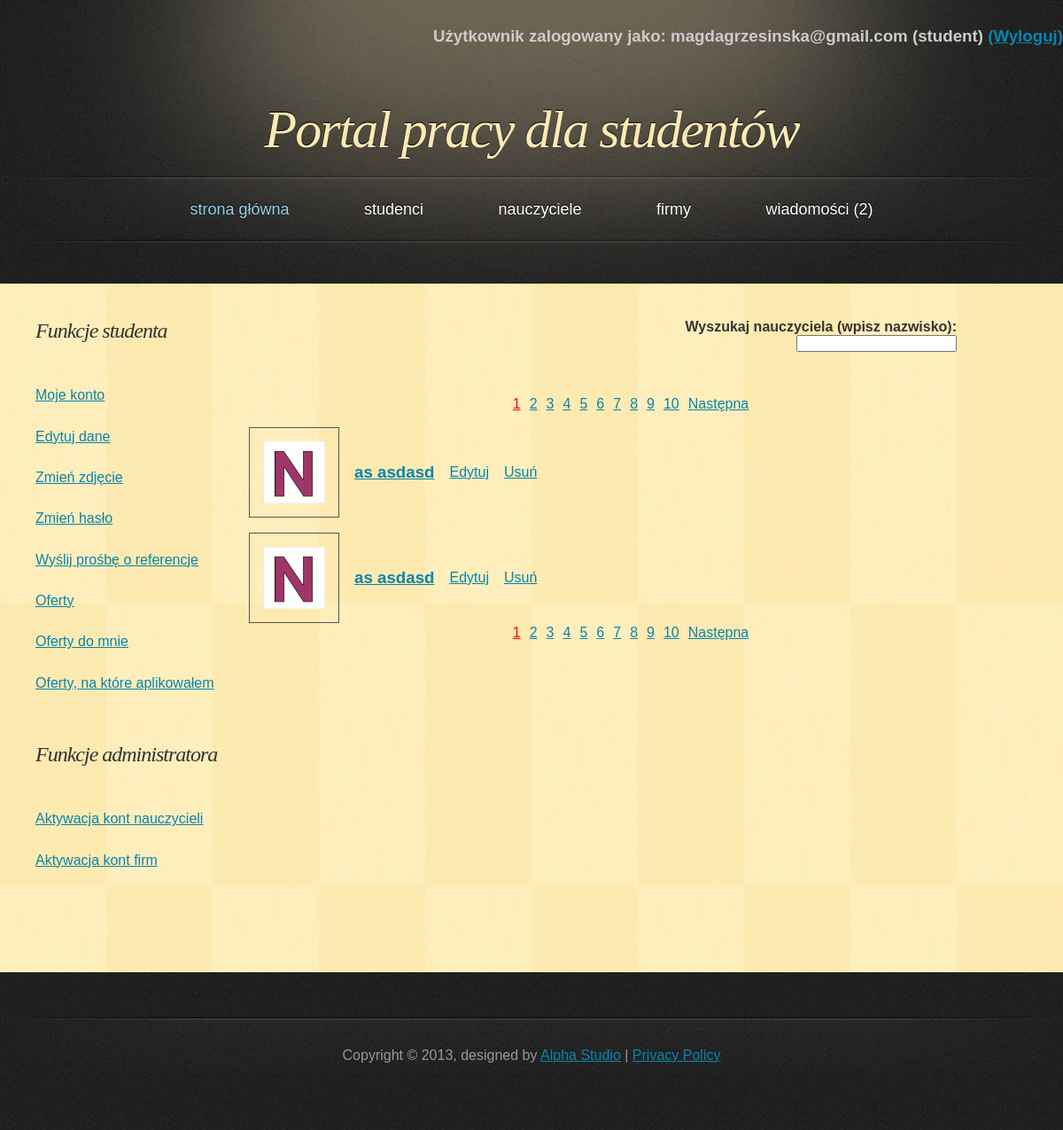
The page /PortalPracy/php/list_teacher.php (signed in) on the database its author committed.
### tables this page shows
CREATE TABLE IF NOT EXISTS `teacher` (
  `teacher_id` int(11) NOT NULL AUTO_INCREMENT,
  `name` varchar(45) NOT NULL,
  `last_name` varchar(45) NOT NULL,
  `academic_degree` varchar(45) NOT NULL,
  `telephone` int(11) NOT NULL,
  `e_mail` varchar(50) NOT NULL,
  `password` varchar(100) NOT NULL,
  `active` tinyint(1) NOT NULL,
  `account_creation_date` date NOT NULL,
  PRIMARY KEY (`teacher_id`)
);

### PortalPracy/php/classDatabase.php (called while the page is built, shortened)
<?php
class Database {
    private $db;
    function __construct() {
        $this->server = 'localhost';
        $this->user = 'root';
        $this->password = '';
        $this->basename = 'data_base';
        $this->db = new mysqli($this->server, $this->user, $this->password, $this->basename);
        if ($this->db->connect_error) {
            die('Blad polaczenia z baza danych (' . $this->db->connect_errno . ') ' . $this->db->connect_error);
        } else {
            $this->db->query("SET NAMES 'utf8'");
        }
    }
    function get_teacher_list($start, $onpage) {
        if ($result = $this->db->query("SELECT * FROM `teacher` ORDER BY `last_name` LIMIT $start, $onpage")) {
            return $result;
        }
    }
    function get_teacher_number() {
        if ($result = $this->db->query("SELECT * FROM `teacher`")) {
            $all = $result->num_rows;
        }
        return $all;
    }
}

### PortalPracy/php/list_teacher.php (the view, shortened to what this page needs)
<!DOCTYPE html>
<html>
    <head>
        <link href="../css/style.css" rel="stylesheet" type="text/css" />
    </head>
    <body>
        <div id="header">
            <?php
            include_once 'classPage.php';
            $page = new Page;
            $page->dologinfo();
            ?>
            <h1><a href="index.php">Portal pracy dla studentów</a></h1>
        </div>
        <?php
        $page->domenu();
        ?>
        <div id="main">
            <div id="content">
                <?php
                if (isset($_SESSION['name'])) {
                    ?>
                    <div class="search">
                        <h4>Wyszukaj nauczyciela (wpisz nazwisko):</h4>
                        <form>
                            <span class='tooltips'><input type="text" onkeyup="show_hint(this.value, 'hint_teacher.php?q=')">
                            </span>
                        </form>
                    </div>
                    <?php
                    include_once 'classDatabase.php';
                    $db = new Database();
                    $onpage = 2;
                    $all = $db->get_teacher_number();
                    $start = $page->dopaging($onpage, $all, "list_teacher.php?");
                    $result = $db->get_teacher_list($start, $onpage);
                    echo "<table><tbody>";
                    while ($obj = $result->fetch_object()) {
                        echo "<tr>";
                        echo "<td><a href='profile_teacher.php?id=" . $obj->teacher_id . "'><img src='../images/n_image.gif' class='mini_photo'/></a></td>";
                        echo "<td><a href='profile_teacher.php?id=" . $obj->teacher_id . "'><h3>" . $obj->name . " " . $obj->last_name . "</h3></a></td>";
                        if (isset($_SESSION['admin'])) {
                            echo "<td id='activate$obj->teacher_id'><a href='edytuj.php?id=" . $obj->teacher_id . "' class='edit'>Edytuj</a></td>";
                            echo "<td id='delete$obj->teacher_id'><a class='delete' onClick='confirm_delete($obj->teacher_id);'>Usuń</a></td>";
                        }
                        echo "</tr>";
                    }
                    echo "</tbody></table>";
                } else {
                    echo "<h3>Aby zobaczyć listę nauczycieli, musisz się <a href='login.php'>zalogować</a></h3>";
                }
                ?>
            </div>
            <div id="sidebar">
            </div>
            <div class="clearing">&nbsp;</div>
        </div>
    </body>
</html>

### PortalPracy/css/style.css (style rules this page uses)
* { margin: 0; padding: 0; }
body { font: 16px "Trebuchet MS", Arial, Helvetica, sans-serif; color: #333333; background: #202020 url('../images/bg.jpg'); }
h1, h2 { font-family: Georgia, Times, serif; font-weight: normal; font-style: italic; }
h1 { font-size: 3em; letter-spacing: -2px; }
a { text-decoration: underline; color: #0A84AC; }
img { border: 1px solid #555555; }
#header, #menu, #footer { margin: 0 auto; width: 1200px; }
#header { height: 197px; background: #202020 url('../images/header.jpg'); }
#header h1 { font-size: 60px; text-align: center; text-shadow: 0px -1px 1px #000000; color: #FDEAB5; padding-top: 60px; }
#header h1 a { text-decoration: none; color: #FDEAB5; }
#main { width: 1120px; margin: 0 auto 50px auto; padding: 40px 40px 0 40px; background: #FEEBB2 url('../images/main.jpg'); }
#content { float: right; width: 80%; padding: 0 0 20px 0; }
#sidebar { float: left; width: 20%; padding: 0 0 20px 0; }
.clearing { clear: both; height: 1px; overflow: hidden; }
form { margin: 0; }
td { padding-left: 15px; padding-top: 15px; }
.mini_photo { width: 70px; height: 70px; padding: 15px; float: left; }
.search { text-align: right; margin: auto 80px 50px auto; }
span.tooltips { position: relative; display: inline; }

### rows shown on the page
teacher: name "as", last_name "asdasd"
teacher: name "as", last_name "asdasd"

### other values the page prints
$_SESSION['name'] "magdagrzesinska@gmail.com"
$_SESSION['usertype'] "student"
$num_mes "2"
